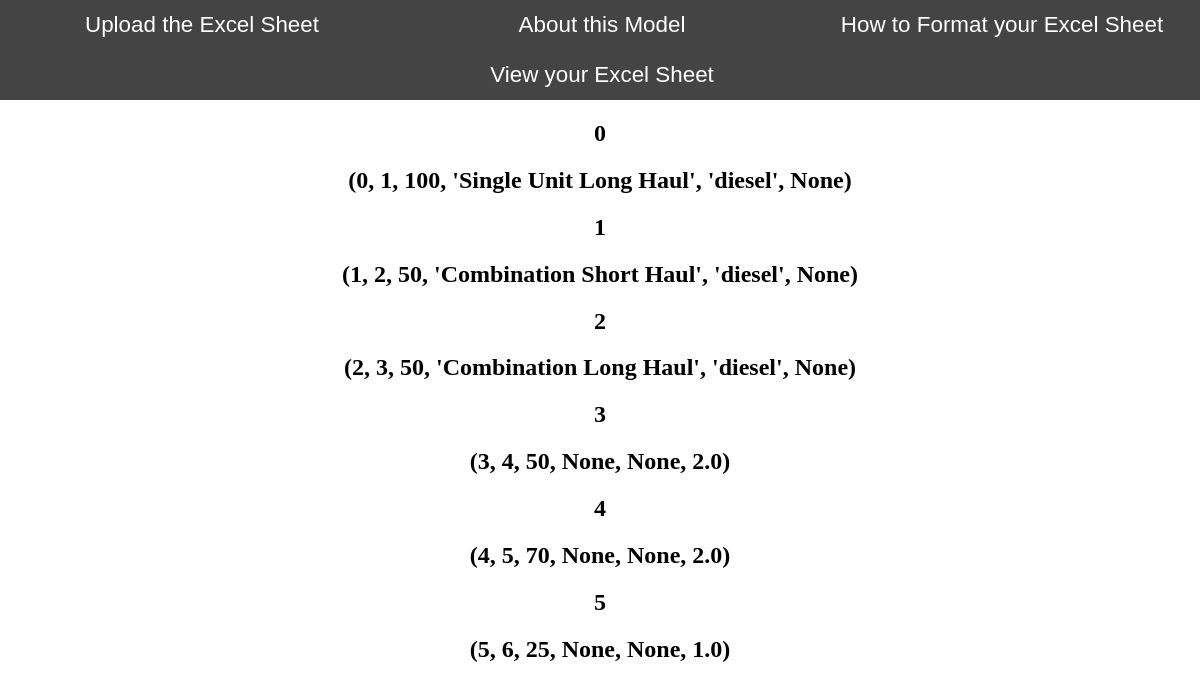
The page /dbview on the database as committed earlier.
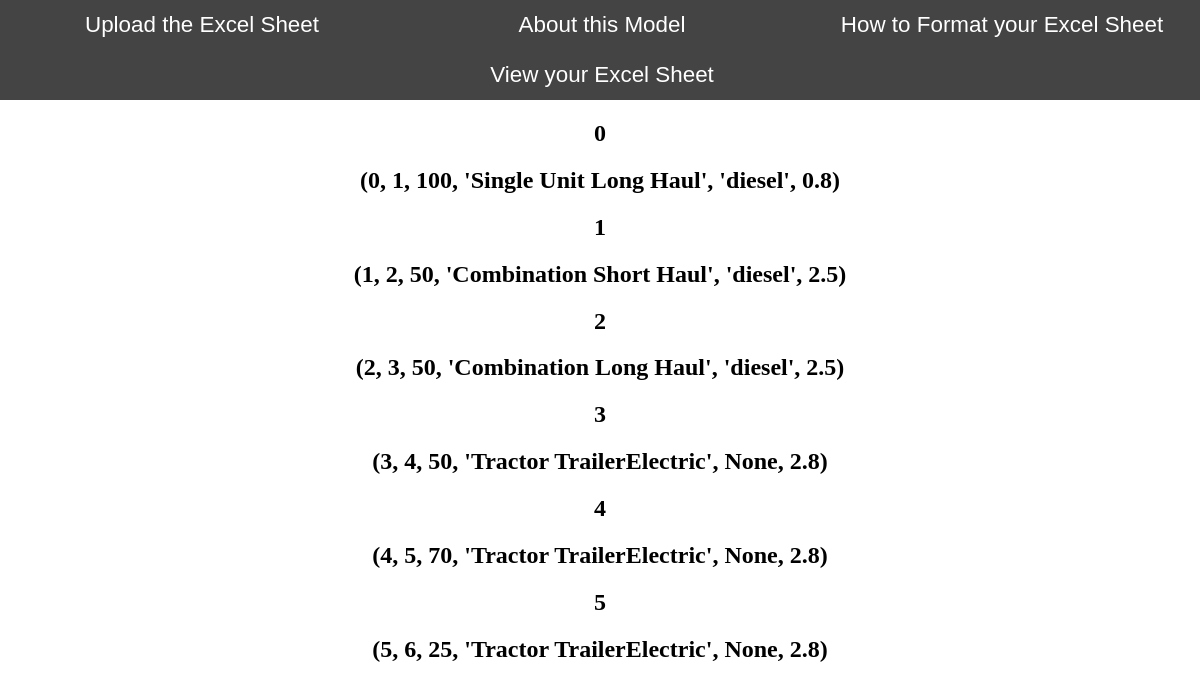
The same page on the database as committed later.
### tables this page shows
CREATE TABLE truck (
	id BIGINT, 
	id_truck BIGINT, 
	capacity BIGINT, 
	type TEXT, 
	"gasVdiesel" TEXT, 
	esal FLOAT
);

### main.py (the view)
@app.route("/dbview")
def viewEntries ():
    list = db.engine.execute("SELECT * FROM truck").fetchall()
    return render_template('dbview.html',list=list)

### templates/dbview.html (shortened to what this page needs)
<!DOCTYPE html>
<html lang="en">
<head>
    <link rel="stylesheet" href="{{ url_for('static', filename= 'css/style.css') }}">
</head>
<body>
    <header>
        <div class="nav">
          <ul>
            <li class="home"><a href="/">Upload the Excel Sheet</a></li>
            <li class="models"><a href="/model">About this Model</a></li>
            <li class="about"><a href="/instructions">How to Format your Excel Sheet</a></li>
            <li class="view"><a href="/dbview">View your Excel Sheet</a></li>
          </ul>
        </div>
      </header>
    <div class="content">
    		{% for li in list %}
            <h2>{{li[0]}}</h2>
            <h2>{{li[:]}}</h2>
            {% endfor %}
    </div>
</body>
</html>

### static/css/style.css (style rules this page uses)
body { margin: 0; padding: 3; background: #FFFFFF; text-align: center; }
.nav ul { list-style: none; background-color: #444; text-align: center; padding: 0; margin: 0; }
.nav li { font-family: 'Oswald', sans-serif; font-size: 1.2em; line-height: 100px; height: 100px; border-bottom: 1px solid #888; white-space: normal; }
.nav a { text-decoration: none; color: #fff; display: block; transition: .3s background-color; }
@media screen and (min-width: 600px) { .nav li { width: 400px; border-bottom: none; height: 50px; line-height: 50px; font-size: 1.4em; } }
@media screen and (min-width: 600px) { .nav li { display: inline-block; margin-right: -4px; } }

Rows that differ between the two databases and show on the page:
changed truck (number 1 of 6 on the later page): li "(0, 1, 100, 'Single Unit Long Haul', 'diesel', None)" → "(0, 1, 100, 'Single Unit Long Haul', 'diesel', 0.8)"
changed truck (number 2 of 6 on the later page): li "(1, 2, 50, 'Combination Short Haul', 'diesel', None)" → "(1, 2, 50, 'Combination Short Haul', 'diesel', 2.5)"
changed truck (number 3 of 6 on the later page): li "(2, 3, 50, 'Combination Long Haul', 'diesel', None)" → "(2, 3, 50, 'Combination Long Haul', 'diesel', 2.5)"
changed truck (number 4 of 6 on the later page): li "(3, 4, 50, None, None, 2.0)" → "(3, 4, 50, 'Tractor TrailerElectric', None, 2.8)"
changed truck (number 5 of 6 on the later page): li "(4, 5, 70, None, None, 2.0)" → "(4, 5, 70, 'Tractor TrailerElectric', None, 2.8)"
changed truck (number 6 of 6 on the later page): li "(5, 6, 25, None, None, 1.0)" → "(5, 6, 25, 'Tractor TrailerElectric', None, 2.8)"
